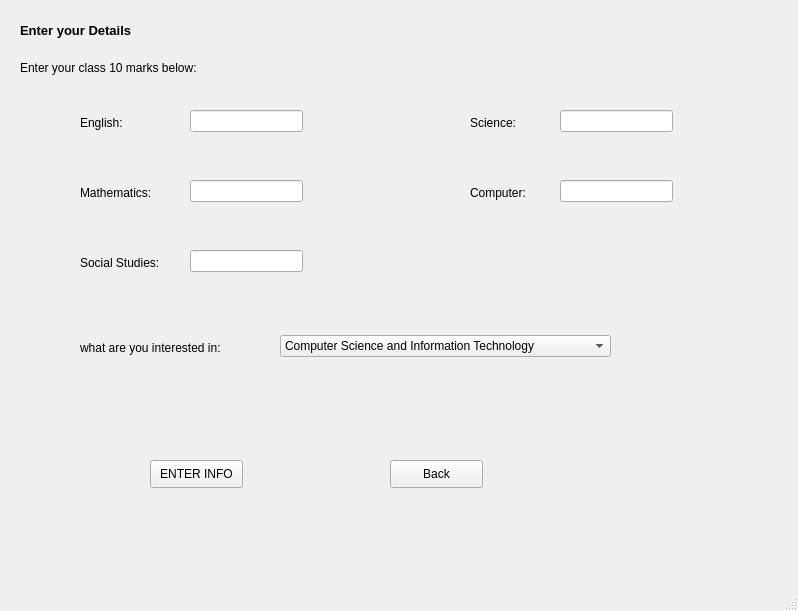
<?xml version="1.0" encoding="UTF-8"?>
<ui version="4.0">
 <class>EnterInfoWindow</class>
 <widget class="QMainWindow" name="EnterInfoWindow">
  <property name="geometry">
   <rect>
    <x>0</x>
    <y>0</y>
    <width>798</width>
    <height>611</height>
   </rect>
  </property>
  <property name="windowTitle">
   <string>Information_Page</string>
  </property>
  <widget class="QWidget" name="centralwidget">
   <widget class="QPushButton" name="EnterInfoButton">
    <property name="geometry">
     <rect>
      <x>150</x>
      <y>460</y>
      <width>93</width>
      <height>28</height>
     </rect>
    </property>
    <property name="text">
     <string>ENTER INFO</string>
    </property>
   </widget>
   <widget class="QPushButton" name="BackButton">
    <property name="geometry">
     <rect>
      <x>390</x>
      <y>460</y>
      <width>93</width>
      <height>28</height>
     </rect>
    </property>
    <property name="text">
     <string>Back</string>
    </property>
   </widget>
   <widget class="QLabel" name="label">
    <property name="geometry">
     <rect>
      <x>20</x>
      <y>10</y>
      <width>171</width>
      <height>41</height>
     </rect>
    </property>
    <property name="font">
     <font>
      <pointsize>10</pointsize>
      <weight>75</weight>
      <bold>true</bold>
     </font>
    </property>
    <property name="text">
     <string>Enter your Details</string>
    </property>
   </widget>
   <widget class="QLabel" name="label_2">
    <property name="geometry">
     <rect>
      <x>80</x>
      <y>115</y>
      <width>71</width>
      <height>16</height>
     </rect>
    </property>
    <property name="text">
     <string>English:</string>
    </property>
   </widget>
   <widget class="QLineEdit" name="EnglishLineEdit">
    <property name="geometry">
     <rect>
      <x>190</x>
      <y>110</y>
      <width>113</width>
      <height>22</height>
     </rect>
    </property>
   </widget>
   <widget class="QLabel" name="label_3">
    <property name="geometry">
     <rect>
      <x>80</x>
      <y>185</y>
      <width>81</width>
      <height>16</height>
     </rect>
    </property>
    <property name="text">
     <string>Mathematics:</string>
    </property>
   </widget>
   <widget class="QLineEdit" name="MathsLineEdit">
    <property name="geometry">
     <rect>
      <x>190</x>
      <y>180</y>
      <width>113</width>
      <height>22</height>
     </rect>
    </property>
   </widget>
   <widget class="QLabel" name="label_4">
    <property name="geometry">
     <rect>
      <x>80</x>
      <y>255</y>
      <width>91</width>
      <height>16</height>
     </rect>
    </property>
    <property name="text">
     <string>Social Studies:</string>
    </property>
   </widget>
   <widget class="QLineEdit" name="SstLineEdit">
    <property name="geometry">
     <rect>
      <x>190</x>
      <y>250</y>
      <width>113</width>
      <height>22</height>
     </rect>
    </property>
   </widget>
   <widget class="QLabel" name="label_5">
    <property name="geometry">
     <rect>
      <x>470</x>
      <y>115</y>
      <width>55</width>
      <height>16</height>
     </rect>
    </property>
    <property name="text">
     <string>Science:</string>
    </property>
   </widget>
   <widget class="QLineEdit" name="ScienceLineEdit">
    <property name="geometry">
     <rect>
      <x>560</x>
      <y>110</y>
      <width>113</width>
      <height>22</height>
     </rect>
    </property>
   </widget>
   <widget class="QLabel" name="label_6">
    <property name="geometry">
     <rect>
      <x>470</x>
      <y>185</y>
      <width>61</width>
      <height>16</height>
     </rect>
    </property>
    <property name="text">
     <string>Computer:</string>
    </property>
   </widget>
   <widget class="QLineEdit" name="ComputerLineEdit">
    <property name="geometry">
     <rect>
      <x>560</x>
      <y>180</y>
      <width>113</width>
      <height>22</height>
     </rect>
    </property>
   </widget>
   <widget class="QLabel" name="label_7">
    <property name="geometry">
     <rect>
      <x>80</x>
      <y>340</y>
      <width>171</width>
      <height>16</height>
     </rect>
    </property>
    <property name="text">
     <string>what are you interested in:</string>
    </property>
   </widget>
   <widget class="QLabel" name="label_8">
    <property name="geometry">
     <rect>
      <x>20</x>
      <y>60</y>
      <width>241</width>
      <height>16</height>
     </rect>
    </property>
    <property name="font">
     <font>
      <pointsize>9</pointsize>
     </font>
    </property>
    <property name="text">
     <string>Enter your class 10 marks below:</string>
    </property>
   </widget>
   <widget class="QComboBox" name="InterestsCB">
    <property name="geometry">
     <rect>
      <x>280</x>
      <y>335</y>
      <width>331</width>
      <height>22</height>
     </rect>
    </property>
    <item>
     <property name="text">
      <string>Computer Science and Information Technology</string>
     </property>
    </item>
    <item>
     <property name="text">
      <string>Mechanical and Electrical</string>
     </property>
    </item>
    <item>
     <property name="text">
      <string>Electronics and Communication</string>
     </property>
    </item>
    <item>
     <property name="text">
      <string>Construction and Design</string>
     </property>
    </item>
    <item>
     <property name="text">
      <string>Hospitality and Event Management</string>
     </property>
    </item>
    <item>
     <property name="text">
      <string>Life Sciences and Environment</string>
     </property>
    </item>
    <item>
     <property name="text">
      <string>Arts and Media</string>
     </property>
    </item>
    <item>
     <property name="text">
      <string>Physical Education and Wellness</string>
     </property>
    </item>
    <item>
     <property name="text">
      <string>FInance, Bussiness and Marketing</string>
     </property>
    </item>
    <item>
     <property name="text">
      <string>Culinary Studies and Cooking</string>
     </property>
    </item>
   </widget>
  </widget>
  <widget class="QMenuBar" name="menubar">
   <property name="geometry">
    <rect>
     <x>0</x>
     <y>0</y>
     <width>798</width>
     <height>26</height>
    </rect>
   </property>
  </widget>
  <widget class="QStatusBar" name="statusbar"/>
 </widget>
 <resources/>
 <connections/>
</ui>
